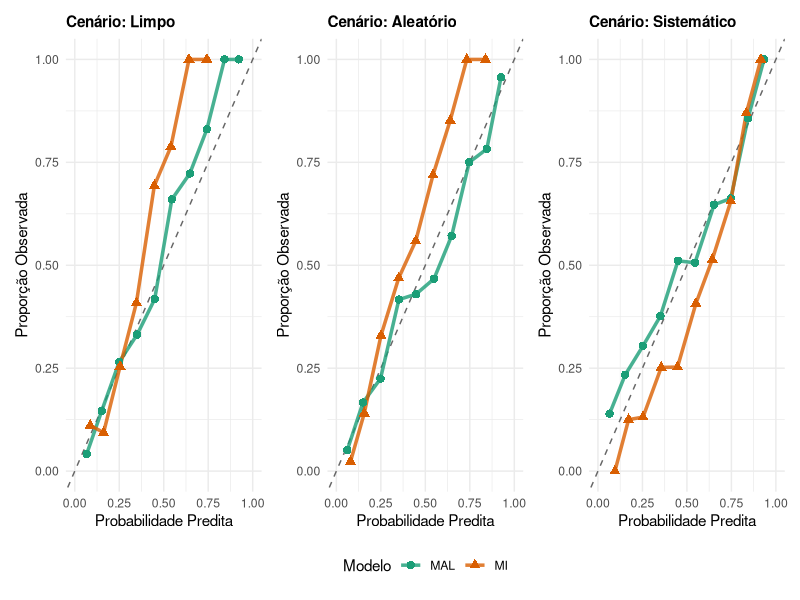

Reproduce this figure in R.
library(ggplot2)
library(patchwork)


# DEFINIÇÃO DOS PARÂMETROS 
# __________________________________________________ 
set.seed(666)

n_treino <- 1000     
n_teste  <- 1000     
alpha    <- -0.5     
beta     <- 1.2      
sigma    <- 1.0      
a        <- 1.0      
delta    <- 1.5     


# AVALIAÇÃO
#___________________________________________________________________________
auc <- function(y, score){
  r <- rank(score, ties.method = "average")
  n1 <- sum(y == 1); n0 <- sum(y == 0)
  if (n1 == 0 || n0 == 0) return(NA_real_)
  (sum(r[y == 1]) - n1 * (n1 + 1) / 2) / (n1 * n0)
}

brier <- function(y, p) mean((y - p)^2)

ece <- function(y, p, bins = 10){
  cutp <- cut(p, breaks = seq(0, 1, length.out = bins + 1), include.lowest = TRUE)
  tab  <- split(data.frame(y = y, p = p), cutp)
  out  <- 0
  for (g in tab) if (nrow(g) > 0) out <- out + (nrow(g)/length(y)) * abs(mean(g$y) - mean(g$p))
  out
}

metrics <- function(y, p) c(AUC = auc(y, p), Brier = brier(y, p), ECE = ece(y, p))


#___________________________________________________________________________#

gerar_dados <- function(n_obs, cenario) {
  
  X_star <- rnorm(n_obs, mean = 0, sd = sigma)
  prob   <- plogis(alpha + beta * X_star)
  Y      <- rbinom(n_obs, 1, prob)
  
  # Erro aleatório 
  U <- runif(n_obs, min = -a, max = a)
  X_obs <- switch(cenario,
                  "Limpo"       = X_star,
                  "Aleatorio"   = X_star + U,
                  "Sistematica" = X_star + delta + U) 
  
  data.frame(Y = Y, 
             X = X_obs, 
             processo = factor(cenario, levels = c("Limpo", "Aleatorio", "Sistematica")))
}


# MODELOS
# ____________________________________________________________________________ #

dados_treino <- rbind(gerar_dados(n_treino/3, "Limpo"), 
                      gerar_dados(n_treino/3, "Aleatorio"), 
                      gerar_dados(n_treino/3, "Sistematica"))

# Modelo utilizando apenas a variável observada X
modelo_simples  <- glm(Y ~ X, data = dados_treino, family = binomial)

# Modelo incluindo X e indicadoras
modelo_completo <- glm(Y ~ X + processo, data = dados_treino, family = binomial)


# 5. AVALIAÇÃO DOS CENÁRIOS DE TESTE
#_____________________________________________________________________________ #

teste_limpo <- gerar_dados(n_teste, "Limpo")
teste_aleat <- gerar_dados(n_teste, "Aleatorio")
teste_sist  <- gerar_dados(n_teste, "Sistematica")

imprimir_relatorio <- function(dados_teste, titulo) {
  p_simp <- as.numeric(predict(modelo_simples,  dados_teste, type = "response"))
  p_comp <- as.numeric(predict(modelo_completo, dados_teste, type = "response"))
  
  cat("\n==========================================\n")
  cat(" Cenário:", titulo, "\n")
  cat("==========================================\n")
  res <- rbind("MI (Apenas X)    " = metrics(dados_teste$Y, p_simp),
               "MAL (X + Indicad.)" = metrics(dados_teste$Y, p_comp))
  print(round(res, 4))
}

cat("\nRESULTADOS DE PERFORMANCE PREDITIVA\n")
imprimir_relatorio(teste_limpo, "1. Limpo (Medição Correta)")
imprimir_relatorio(teste_aleat, "2. Apenas Erro Aleatório")
imprimir_relatorio(teste_sist,  "3. Erro Sistemático Persistente")


# 6. ANÁLISE GRÁFICA AVANÇADA (Calibração Sobreposta)
# ____________________________________________________________________________#
plot_calibracao <- function(dados, titulo) {
  #predições
  p_simp <- as.numeric(predict(modelo_simples, dados, type = "response"))
  p_comp <- as.numeric(predict(modelo_completo, dados, type = "response"))
  
  
  df_simp <- data.frame(Y = dados$Y, P = p_simp, Modelo = "MI")
  df_comp <- data.frame(Y = dados$Y, P = p_comp, Modelo = "MAL")
  df_plot <- rbind(df_simp, df_comp)

  df_plot$faixa <- cut(df_plot$P, breaks = seq(0, 1, 0.1), include.lowest = TRUE)
  df_agg <- aggregate(cbind(Y, P) ~ faixa + Modelo, data = df_plot, FUN = mean)
  
  #gráfico
  ggplot(df_agg, aes(x = P, y = Y, color = Modelo, shape = Modelo)) +
    geom_abline(slope = 1, intercept = 0, linetype = "dashed", color = "gray40") +
    geom_line(linewidth = 1.2, alpha = 0.8) + 
    geom_point(size = 2.5) +
    scale_color_manual(values = c("MI" = "#d95f02", "MAL" = "#1b9e77")) +
    labs(title = titulo, x = "Probabilidade Predita", y = "Proporção Observada") +
    coord_cartesian(xlim = c(0, 1), ylim = c(0, 1)) + 
    theme_minimal() +
    theme(legend.position = "bottom",
          plot.title = element_text(size = 11, face = "bold"))
}

# gráficos para os três cenários
g_limpo <- plot_calibracao(teste_limpo, "Cenário: Limpo")
g_aleat <- plot_calibracao(teste_aleat, "Cenário: Aleatório")
g_sist  <- plot_calibracao(teste_sist,  "Cenário: Sistemático")

g_limpo + g_aleat + g_sist + plot_layout(ncol = 3, guides = "collect") & theme(legend.position = "bottom")
